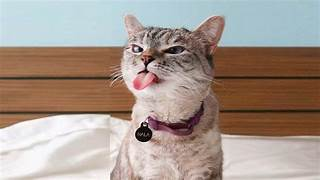
#> input picture images/images/meo.jpg, 320 x 180 px, found by its file name
$ python histogram.py
#> lines starting #> are read from the running program, lines starting #| are printed output that depends on the picture
import cv2
import numpy as np
import matplotlib.pyplot as plt

def histogram_equalization(image_path):
    # Đọc ảnh từ đường dẫn
#> called with image_path = 'images/meo.jpg'
    image = cv2.imread(image_path, cv2.IMREAD_GRAYSCALE)
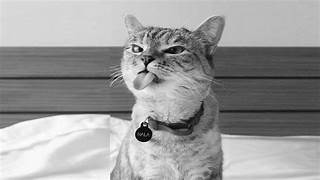
#> image: shape (180, 320); min 0, max 255, mean 155.2

    # Kiểm tra xem ảnh có tồn tại không
    if image is None:
        print("Không thể đọc được ảnh.")
        return

    # Thực hiện cân bằng histogram
    equalized_image = cv2.equalizeHist(image)
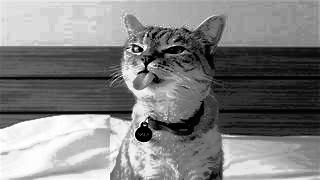
#> equalized_image: shape (180, 320); min 0, max 255, mean 128.5

    # Hiển thị ảnh gốc và ảnh đã cân bằng histogram
    plt.subplot(1, 2, 1)
    plt.imshow(image, cmap='gray')
    plt.title('Ảnh Gốc')

    plt.subplot(1, 2, 2)
    plt.imshow(equalized_image, cmap='gray')
    plt.title('Cân Bằng Histogram')

    plt.show()
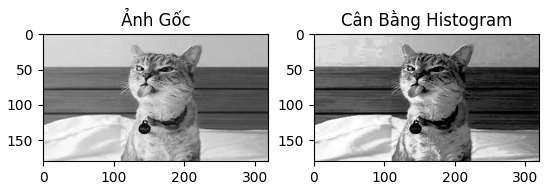
#> figure drawn by matplotlib, 2 panels

# Đường dẫn của ảnh
image_path = 'images/meo.jpg'  # Thay đổi đường dẫn của ảnh thực tế

# Gọi hàm để thực hiện cân bằng histogram
histogram_equalization(image_path)

$ run again, with images/images/baby.jpg copied over images/images/meo.jpg
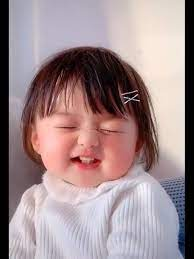
#> input picture images/images/baby.jpg, 194 x 259 px, found by its file name
#> in histogram_equalization, `equalized_image = cv2.equalizeHist(image)`:
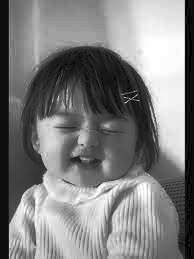
#> equalized_image: shape (259, 194); min 0, max 255, mean 126.9
#> in histogram_equalization, `plt.show()`:
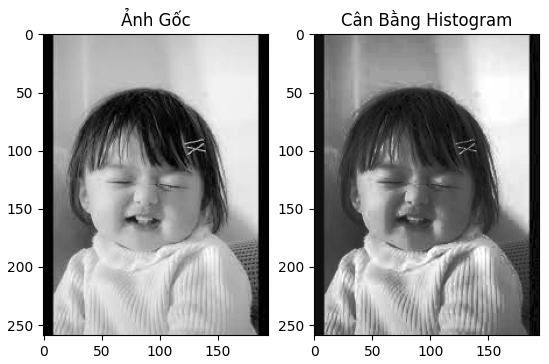
#> figure drawn by matplotlib, 2 panels

$ run again, with images/images/baby2.jpg copied over images/images/meo.jpg
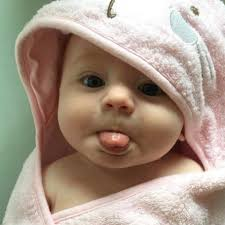
#> input picture images/images/baby2.jpg, 225 x 225 px, found by its file name
#> in histogram_equalization, `equalized_image = cv2.equalizeHist(image)`:
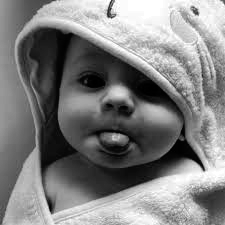
#> equalized_image: shape (225, 225); min 0, max 255, mean 128.1
#> in histogram_equalization, `plt.show()`:
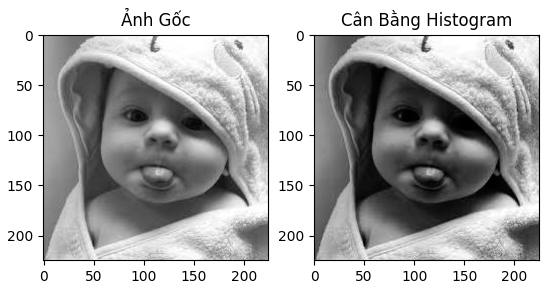
#> figure drawn by matplotlib, 2 panels
